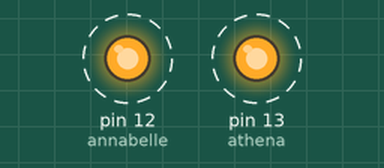
The sketch below on a simulated Arduino Uno, built with avr-gcc and run on an emulated ATmega328P. Parts: output pins drawn as LEDs (lit = HIGH). Dashed ring = blinking.

Above: at 0.5 s.
Timing chart, 0 to 4.6 s (numbered marks = the images above):
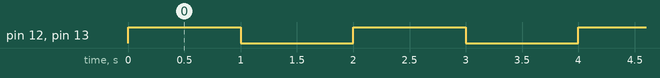

The sketch:

athena_annabelle.ino
```cpp
int athena = 13;
int annabelle=12;
void setup() {
  // put your setup code here, to run once:
  pinMode(athena,OUTPUT);
  pinMode(annabelle,OUTPUT);
}

void loop() {
  digitalWrite(athena, HIGH);
  digitalWrite(annabelle, HIGH);
  delay (1000);
  digitalWrite (athena, LOW);
  digitalWrite(annabelle, LOW);
  delay (1000);
  // put your main code here, to run repeatedly:
}
```

Measured:
- by itself, pin 12 (annabelle), pin 13 (athena): alternates HIGH for 1.0 s and LOW for 1.0 s
